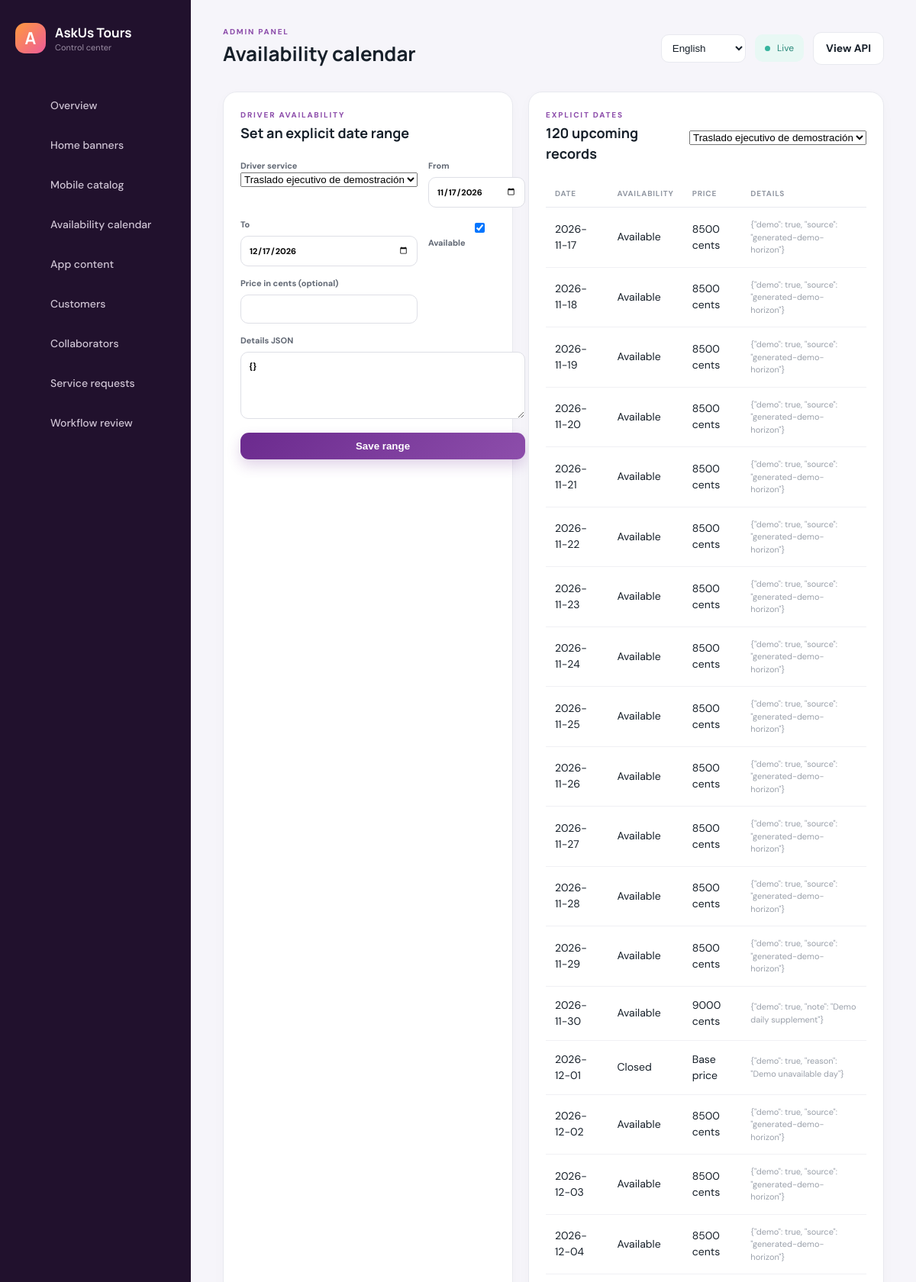
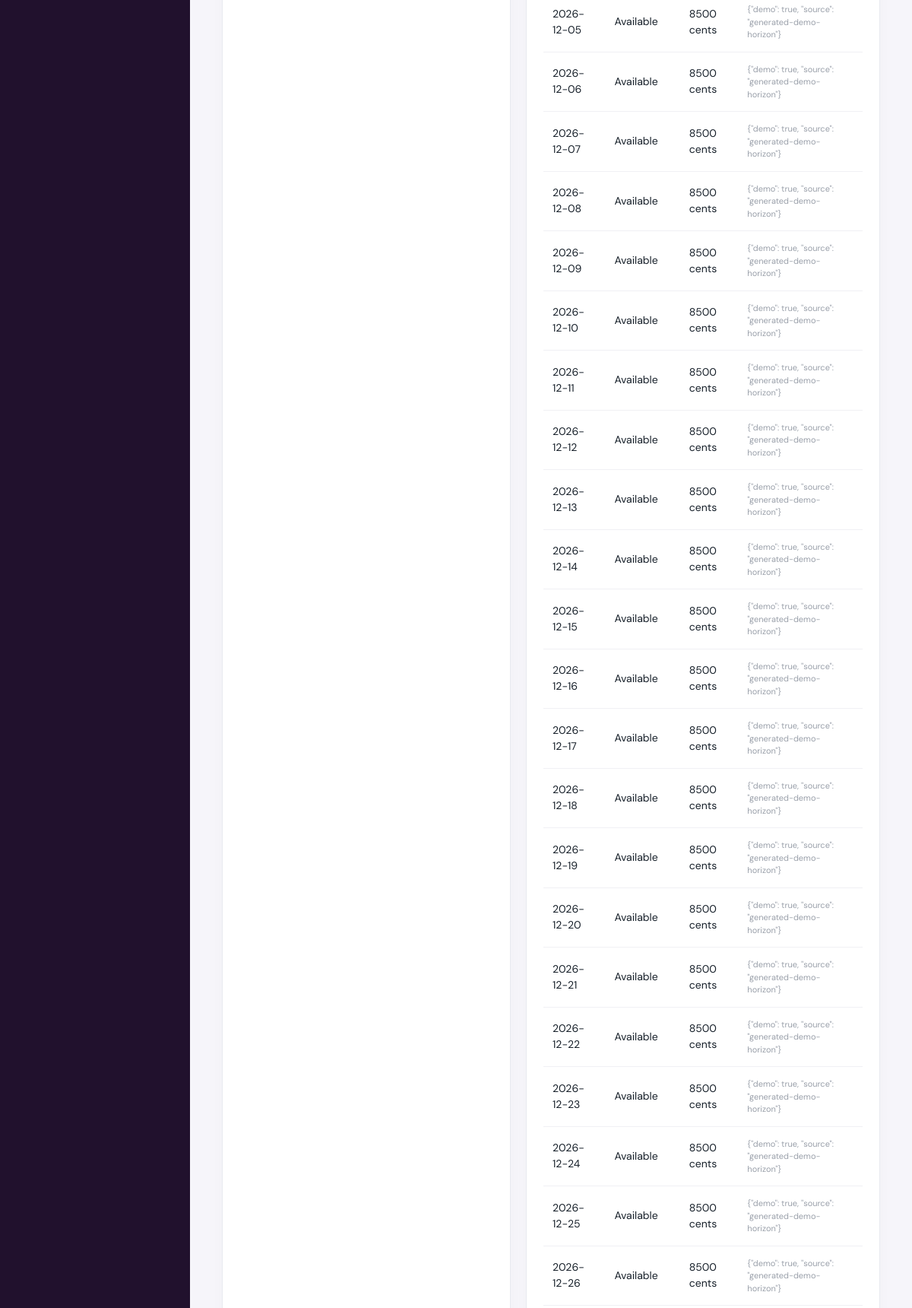
The app's page /calendar.php (signed in, upper part) with its own data (2 pictures, top to bottom).
### tables this page shows
CREATE TABLE service_calendar (id BIGINT UNSIGNED AUTO_INCREMENT PRIMARY KEY,service_type ENUM('driver','guide') NOT NULL,service_id CHAR(36) NOT NULL,service_date DATE NOT NULL,available BOOLEAN NOT NULL DEFAULT TRUE,price_minor INT UNSIGNED,details_json JSON NOT NULL,UNIQUE(service_type,service_id,service_date));

### includes/bootstrap.php (called while the page is built, shortened)
<?php
$config = require dirname(__DIR__) . '/config.php';
function db(): PDO
{
    static $pdo;
    global $config;
    if (!$pdo) {
        $db = $config['db'];
        $dsn = "mysql:host={$db['host']};port={$db['port']};dbname={$db['name']};charset=utf8mb4";
        $pdo = new PDO($dsn, $db['user'], $db['pass'], [
            PDO::ATTR_ERRMODE => PDO::ERRMODE_EXCEPTION,
            PDO::ATTR_DEFAULT_FETCH_MODE => PDO::FETCH_ASSOC,
            PDO::ATTR_EMULATE_PREPARES => false,
        ]);
        $pdo->exec("SET time_zone = '+00:00'");
    }
    return $pdo;
}
function e(?string $value): string { return htmlspecialchars($value ?? '', ENT_QUOTES, 'UTF-8'); }

### calendar.php (the view, shortened to what this page needs)
<?php
require 'includes/bootstrap.php'; require_admin(); require 'includes/layout.php';
$services=db()->query("SELECT id,JSON_UNQUOTE(JSON_EXTRACT(title_json,'$.es')) title FROM driver_services WHERE status IN ('review','published','paused') ORDER BY updated_at DESC")->fetchAll();
$selected=(string)($_GET['service_id']??($services[0]['id']??''));$stmt=db()->prepare("SELECT service_date,available,price_minor,details_json FROM service_calendar WHERE service_type='driver' AND service_id=? AND service_date>=CURDATE() ORDER BY service_date LIMIT 180");$stmt->execute([$selected]);$days=$stmt->fetchAll();
page_header('Availability calendar'); ?>
<div class="content-layout"><section class="panel"><div class="panel-head"><div><p class="eyebrow">DRIVER AVAILABILITY</p><h3>Set an explicit date range</h3></div></div><form method="post" class="editor-form"><input type="hidden" name="_csrf" value="<?=csrf()?>"><label>Driver service<select name="service_id" required><?php foreach($services as $service):?><option value="<?=e($service['id'])?>" <?=$selected===$service['id']?'selected':''?>><?=e($service['title']?:$service['id'])?></option><?php endforeach;?></select></label><label>From<input type="date" name="from" value="<?=e(gmdate('Y-m-d'))?>" required></label><label>To<input type="date" name="to" value="<?=e(gmdate('Y-m-d',strtotime('+30 days')))?>" required></label><label><input type="checkbox" name="available" value="1" checked> Available</label><label>Price in cents (optional)<input type="number" min="0" name="price_minor"></label><label>Details JSON<textarea name="details_json" rows="4">{}</textarea></label><button class="btn primary wide">Save range</button></form></section><section class="panel"><div class="panel-head"><div><p class="eyebrow">EXPLICIT DATES</p><h3><?=count($days)?> upcoming records</h3></div><form method="get"><select name="service_id" onchange="this.form.submit()"><?php foreach($services as $service):?><option value="<?=e($service['id'])?>" <?=$selected===$service['id']?'selected':''?>><?=e($service['title']?:$service['id'])?></option><?php endforeach;?></select></form></div><div class="table-wrap"><table><thead><tr><th>Date</th><th>Availability</th><th>Price</th><th>Details</th></tr></thead><tbody><?php foreach($days as $day):?><tr><td><?=e($day['service_date'])?></td><td><?=$day['available']?'Available':'Closed'?></td><td><?=$day['price_minor']===null?'Base price':e((string)$day['price_minor']).' cents'?></td><td><small><?=e($day['details_json'])?></small></td></tr><?php endforeach;?><?php if(!$days):?><tr><td colspan="4" class="empty">No explicit dates. Add a range before accepting requests.</td></tr><?php endif;?></tbody></table></div></section></div>

### assets/app.css (style rules this page uses)
:root { --ink:#17202a;--muted:#79808d;--line:#e8e9ef;--paper:#fff;--canvas:#f6f5fa;--purple:#6b2a8e;--purple2:#8d4eab;--orange:#ff9a3d;--pink:#ee5b9a;--teal:#30ad9e;--shadow:0 14px 36px rgba(37,27,50,.07) }
* { box-sizing:border-box }
body { margin:0;background:var(--canvas);color:var(--ink);font:14px/1.5 'DM Sans',sans-serif }
h1,h2,h3,strong { font-family:Manrope,sans-serif }
.eyebrow { margin:0;color:var(--purple2);font-size:10px;font-weight:800;letter-spacing:1.8px }
.btn { display:inline-flex;align-items:center;justify-content:center;border:0;border-radius:11px;padding:10px 16px;font-weight:700;cursor:pointer }
.primary { background:linear-gradient(135deg,var(--purple),var(--purple2));color:#fff;box-shadow:0 8px 18px rgba(107,42,142,.2) }
.wide { width:100% }
.stat small,td small { display:block;color:#9aa0aa;font-size:11px }
.panel { background:#fff;border:1px solid var(--line);border-radius:18px;padding:22px;box-shadow:0 5px 18px rgba(36,25,48,.025) }
.panel-head { display:flex;justify-content:space-between;align-items:center;margin-bottom:18px }
.panel-head h3 { font-size:18px;margin:3px 0 }
.table-wrap { overflow:auto }
table { width:100%;border-collapse:collapse;text-align:left }
th { color:#9298a3;font-size:10px;text-transform:uppercase;letter-spacing:.8px;padding:10px 12px;border-bottom:1px solid var(--line) }
td { padding:14px 12px;border-bottom:1px solid #f0f0f4 }
.content-layout { display:grid;grid-template-columns:minmax(280px,380px) 1fr;gap:20px }
.editor-form { display:grid;grid-template-columns:1fr 1fr;gap:14px }
.editor-form label { font-size:11px;font-weight:700;color:#606773 }
.editor-form input,.editor-form textarea,.status-form select { width:100%;margin-top:6px;border:1px solid #dedfe6;border-radius:10px;padding:10px;font:inherit;background:#fff }
.editor-form label:has(textarea),.editor-form label:has(input[type=file]),.editor-form .check,.editor-form button { grid-column:1/-1 }

### records on screen
service_calendar: service_date "2026-11-17", available "Available", price_minor "8500", details_json "{\"demo\": true, \"source\": \"generated-demo-horizon\"}"
service_calendar: service_date "2026-11-18", available "Available", price_minor "8500", details_json "{\"demo\": true, \"source\": \"generated-demo-horizon\"}"
service_calendar: service_date "2026-11-19", available "Available", price_minor "8500", details_json "{\"demo\": true, \"source\": \"generated-demo-horizon\"}"
service_calendar: service_date "2026-11-20", available "Available", price_minor "8500", details_json "{\"demo\": true, \"source\": \"generated-demo-horizon\"}"
service_calendar: service_date "2026-11-21", available "Available", price_minor "8500", details_json "{\"demo\": true, \"source\": \"generated-demo-horizon\"}"
service_calendar: service_date "2026-11-22", available "Available", price_minor "8500", details_json "{\"demo\": true, \"source\": \"generated-demo-horizon\"}"
service_calendar: service_date "2026-11-23", available "Available", price_minor "8500", details_json "{\"demo\": true, \"source\": \"generated-demo-horizon\"}"
service_calendar: service_date "2026-11-24", available "Available", price_minor "8500", details_json "{\"demo\": true, \"source\": \"generated-demo-horizon\"}"
service_calendar: service_date "2026-11-25", available "Available", price_minor "8500", details_json "{\"demo\": true, \"source\": \"generated-demo-horizon\"}"
service_calendar: service_date "2026-11-26", available "Available", price_minor "8500", details_json "{\"demo\": true, \"source\": \"generated-demo-horizon\"}"
service_calendar: service_date "2026-11-27", available "Available", price_minor "8500", details_json "{\"demo\": true, \"source\": \"generated-demo-horizon\"}"
service_calendar: service_date "2026-11-28", available "Available", price_minor "8500", details_json "{\"demo\": true, \"source\": \"generated-demo-horizon\"}"
service_calendar: service_date "2026-11-29", available "Available", price_minor "8500", details_json "{\"demo\": true, \"source\": \"generated-demo-horizon\"}"
service_calendar: service_date "2026-11-30", available "Available", price_minor "9000", details_json "{\"demo\": true, \"note\": \"Demo daily supplement\"}"
service_calendar: service_date "2026-12-01", available "Closed", shows "Base price", details_json "{\"demo\": true, \"reason\": \"Demo unavailable day\"}"
service_calendar: service_date "2026-12-02", available "Available", price_minor "8500", details_json "{\"demo\": true, \"source\": \"generated-demo-horizon\"}"
service_calendar: service_date "2026-12-03", available "Available", price_minor "8500", details_json "{\"demo\": true, \"source\": \"generated-demo-horizon\"}"
service_calendar: service_date "2026-12-04", available "Available", price_minor "8500", details_json "{\"demo\": true, \"source\": \"generated-demo-horizon\"}"
service_calendar: service_date "2026-12-05", available "Available", price_minor "8500", details_json "{\"demo\": true, \"source\": \"generated-demo-horizon\"}"
service_calendar: service_date "2026-12-06", available "Available", price_minor "8500", details_json "{\"demo\": true, \"source\": \"generated-demo-horizon\"}"
service_calendar: service_date "2026-12-07", available "Available", price_minor "8500", details_json "{\"demo\": true, \"source\": \"generated-demo-horizon\"}"
service_calendar: service_date "2026-12-08", available "Available", price_minor "8500", details_json "{\"demo\": true, \"source\": \"generated-demo-horizon\"}"
service_calendar: service_date "2026-12-09", available "Available", price_minor "8500", details_json "{\"demo\": true, \"source\": \"generated-demo-horizon\"}"
service_calendar: service_date "2026-12-10", available "Available", price_minor "8500", details_json "{\"demo\": true, \"source\": \"generated-demo-horizon\"}"
service_calendar: service_date "2026-12-11", available "Available", price_minor "8500", details_json "{\"demo\": true, \"source\": \"generated-demo-horizon\"}"
service_calendar: service_date "2026-12-12", available "Available", price_minor "8500", details_json "{\"demo\": true, \"source\": \"generated-demo-horizon\"}"
service_calendar: service_date "2026-12-13", available "Available", price_minor "8500", details_json "{\"demo\": true, \"source\": \"generated-demo-horizon\"}"
service_calendar: service_date "2026-12-14", available "Available", price_minor "8500", details_json "{\"demo\": true, \"source\": \"generated-demo-horizon\"}"
service_calendar: service_date "2026-12-15", available "Available", price_minor "8500", details_json "{\"demo\": true, \"source\": \"generated-demo-horizon\"}"
service_calendar: service_date "2026-12-16", available "Available", price_minor "8500", details_json "{\"demo\": true, \"source\": \"generated-demo-horizon\"}"
service_calendar: service_date "2026-12-17", available "Available", price_minor "8500", details_json "{\"demo\": true, \"source\": \"generated-demo-horizon\"}"
service_calendar: service_date "2026-12-18", available "Available", price_minor "8500", details_json "{\"demo\": true, \"source\": \"generated-demo-horizon\"}"
service_calendar: service_date "2026-12-19", available "Available", price_minor "8500", details_json "{\"demo\": true, \"source\": \"generated-demo-horizon\"}"
service_calendar: service_date "2026-12-20", available "Available", price_minor "8500", details_json "{\"demo\": true, \"source\": \"generated-demo-horizon\"}"
service_calendar: service_date "2026-12-21", available "Available", price_minor "8500", details_json "{\"demo\": true, \"source\": \"generated-demo-horizon\"}"
service_calendar: service_date "2026-12-22", available "Available", price_minor "8500", details_json "{\"demo\": true, \"source\": \"generated-demo-horizon\"}"
service_calendar: service_date "2026-12-23", available "Available", price_minor "8500", details_json "{\"demo\": true, \"source\": \"generated-demo-horizon\"}"
service_calendar: service_date "2026-12-24", available "Available", price_minor "8500", details_json "{\"demo\": true, \"source\": \"generated-demo-horizon\"}"
service_calendar: service_date "2026-12-25", available "Available", price_minor "8500", details_json "{\"demo\": true, \"source\": \"generated-demo-horizon\"}"
service_calendar: service_date "2026-12-26", available "Available", price_minor "8500", details_json "{\"demo\": true, \"source\": \"generated-demo-horizon\"}"

### other values on screen
$title "Availability calendar"
count($days) "120"
form field service_id "Traslado ejecutivo de demostración"
